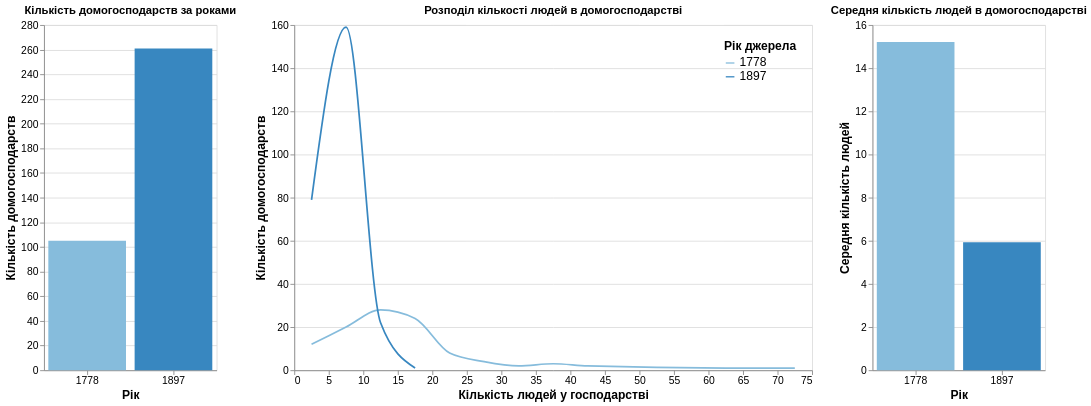

Here is the notebook cell this chart was saved with:
### Markdown cell above
#### Розміри домогосподарств; як це змінилось за сто років

Тут розглянемо домогосподарства, їх кількість та кількість людей що в них живуть. Для цього я побудую прості стовпцеві графіки для порівняння та графік розподілу:

### Code cell
data_hosp = people.groupby(["Рік джерела", "ID домогосподарства"]).size().reset_index(name = "Кількість людей в господарстві")

bar_hosp = alt.Chart(data_hosp).mark_bar().encode(
    x = alt.X("Рік джерела:O", title = "Рік",
        axis = alt.Axis(labelAngle = 0, labelFontSize = 12, titleFontSize = 14)),
    y = alt.Y("count()", title = "Кількість домогосподарств",
        axis=alt.Axis(titleFontSize = 14, labelFontSize = 12)),
    color = alt.Color("Рік джерела:O", legend=None)
).properties(
    title = "Кількість домогосподарств за роками",
    width = 200,
    height = 400)


rospodil_hosp = alt.Chart(data_hosp).mark_line(interpolate = "monotone").encode(
    x = alt.X("Кількість людей в господарстві", bin = alt.Bin(maxbins = 20), title = "Кількість людей у господарстві",
        axis = alt.Axis(labelFontSize = 12, titleFontSize = 14)),
    y = alt.Y("count()", title = "Кількість домогосподарств",
        axis = alt.Axis(labelFontSize = 12, titleFontSize = 14)),
    color = alt.Color("Рік джерела:O", title = "Рік джерела", legend = alt.Legend(orient = "top-right", labelFontSize = 14, titleFontSize = 14)),
).properties(
    title = "Розподіл кількості людей в домогосподарстві",
    width = 600,
    height = 400)


data_hosp = data_hosp.groupby("Рік джерела")["Кількість людей в господарстві"].mean().reset_index()

bar_people_in_hosp = alt.Chart(data_hosp).mark_bar().encode(
    x = alt.X("Рік джерела:O", title = "Рік",
        axis = alt.Axis(labelAngle = 0, labelFontSize = 12, titleFontSize = 14)),
    y = alt.Y("Кількість людей в господарстві", title = "Середня кількість людей",
        axis=alt.Axis(titleFontSize = 14, labelFontSize = 12)),
    color = alt.Color("Рік джерела:O", legend = None)
).properties(
    title = "Середня кількість людей в домогосподарстві",
    width = 200,
    height = 400)

alt.concat(bar_hosp, rospodil_hosp, bar_people_in_hosp).resolve_scale(color = "independent")

### Figure 1 — Vega-Lite specification as saved in the notebook (floating-point values rounded to 4 significant figures; data arrays with more than 128 entries replaced by an {"elided": "..."} marker saying what was removed)
{"config": {"view": {"continuousWidth": 300, "continuousHeight": 300}}, "concat": [{"data": {"name": "data-9abdd1377934c7b9325de8fa76742477"}, "mark": {"type": "bar"}, "encoding": {"color": {"field": "Рік джерела", "legend": null, "type": "ordinal"}, "x": {"axis": {"labelAngle": 0, "labelFontSize": 12, "titleFontSize": 14}, "field": "Рік джерела", "title": "Рік", "type": "ordinal"}, "y": {"aggregate": "count", "axis": {"labelFontSize": 12, "titleFontSize": 14}, "title": "Кількість домогосподарств", "type": "quantitative"}}, "height": 400, "title": "Кількість домогосподарств за роками", "width": 200}, {"data": {"name": "data-9abdd1377934c7b9325de8fa76742477"}, "mark": {"type": "line", "interpolate": "monotone"}, "encoding": {"color": {"field": "Рік джерела", "legend": {"labelFontSize": 14, "orient": "top-right", "titleFontSize": 14}, "title": "Рік джерела", "type": "ordinal"}, "x": {"axis": {"labelFontSize": 12, "titleFontSize": 14}, "bin": {"maxbins": 20}, "field": "Кількість людей в господарстві", "title": "Кількість людей у господарстві", "type": "quantitative"}, "y": {"aggregate": "count", "axis": {"labelFontSize": 12, "titleFontSize": 14}, "title": "Кількість домогосподарств", "type": "quantitative"}}, "height": 400, "title": "Розподіл кількості людей в домогосподарстві", "width": 600}, {"data": {"name": "data-e0f86a25a08cde1c55199a6e22e0d9d8"}, "mark": {"type": "bar"}, "encoding": {"color": {"field": "Рік джерела", "legend": null, "type": "ordinal"}, "x": {"axis": {"labelAngle": 0, "labelFontSize": 12, "titleFontSize": 14}, "field": "Рік джерела", "title": "Рік", "type": "ordinal"}, "y": {"axis": {"labelFontSize": 12, "titleFontSize": 14}, "field": "Кількість людей в господарстві", "title": "Середня кількість людей", "type": "quantitative"}}, "height": 400, "title": "Середня кількість людей в домогосподарстві", "width": 200}], "resolve": {"scale": {"color": "independent"}}, "$schema": "https://vega.github.io/schema/vega-lite/v5.20.1.json", "datasets": {"data-9abdd1377934c7b9325de8fa76742477": {"elided": "366 records"}, "data-e0f86a25a08cde1c55199a6e22e0d9d8": [{"Рік джерела": 1778, "Кількість людей в господарстві": 15.21}, {"Рік джерела": 1897, "Кількість людей в господарстві": 5.931}]}}
